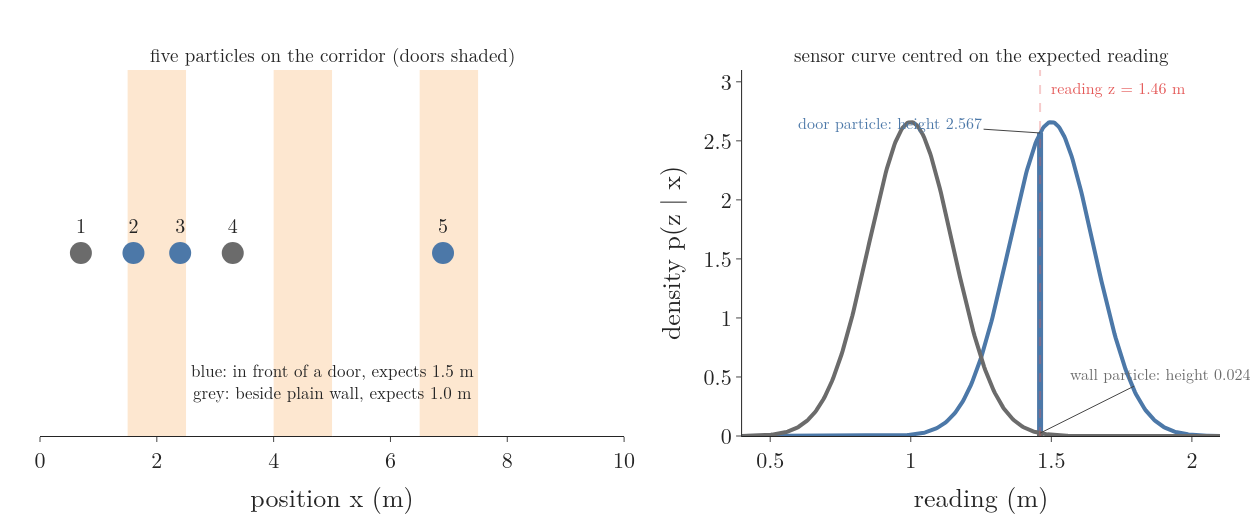

The Python source for this figure:
"""Weighing five particles by the first reading z = 1.46 m. A particle in front of a door expects 1.5 m, one beside
plain wall expects 1.0 m. Its weight is the height of the sensor's normal curve (sd 0.15 m), centred on the reading
it expects, at the reading we got: 2.567 for a door particle, 0.024 for a wall particle.
Run: python weight_by_hand.py -> weight_by_hand.png"""
from pathlib import Path

import numpy as np
import plotly.graph_objects as go
from plotly.subplots import make_subplots
from gifkit import BLUE, FONT, GREY, ORANGE, RED
from pfsim import DOORS, SIGMA_Z, h, likelihood

here = Path(__file__).parent
P = np.array([0.7, 1.6, 2.4, 3.3, 6.9])
Z1 = 1.46
lik = likelihood(Z1, P)
w = lik / lik.sum()
assert np.allclose(lik.round(3), [0.024, 2.567, 2.567, 0.024, 2.567]) and np.allclose(w.round(4), [0.0031, 0.3313, 0.3313, 0.0031, 0.3313])

fig = make_subplots(rows=1, cols=2, column_widths=[0.55, 0.45], horizontal_spacing=0.1,
                    subplot_titles=["five particles on the corridor (doors shaded)",
                                    "sensor curve centred on the expected reading"])
for a, b in DOORS:
    fig.add_shape(type="rect", x0=a, x1=b, y0=0, y1=1, fillcolor=ORANGE, opacity=0.2, line_width=0, layer="below", row=1, col=1)
cols = [BLUE if h(np.array([p]))[0] == 1.5 else GREY for p in P]
fig.add_trace(go.Scatter(x=P, y=[0.5] * 5, mode="markers+text", marker=dict(size=22, color=cols),
                         text=[str(i + 1) for i in range(5)], textposition="top center",
                         textfont=dict(size=20)), row=1, col=1)
fig.add_annotation(x=5, y=0.15, text="blue: in front of a door, expects 1.5 m<br>grey: beside plain wall, expects 1.0 m",
                   showarrow=False, font=dict(size=17), row=1, col=1)
zz = np.linspace(0.4, 2.1, 400)
for mu, c, name in ((1.5, BLUE, "door particle"), (1.0, GREY, "wall particle")):
    fig.add_trace(go.Scatter(x=zz, y=np.exp(-0.5 * ((zz - mu) / SIGMA_Z) ** 2) / (SIGMA_Z * np.sqrt(2 * np.pi)),
                             mode="lines", line=dict(color=c, width=4)), row=1, col=2)
    val = np.exp(-0.5 * ((Z1 - mu) / SIGMA_Z) ** 2) / (SIGMA_Z * np.sqrt(2 * np.pi))
    fig.add_trace(go.Scatter(x=[Z1, Z1], y=[0, val], mode="lines", line=dict(color=c, width=6)), row=1, col=2)
    fig.add_annotation(x=Z1, y=val, text=f"{name}: height {val:.3f}", showarrow=True, ax=-150 if mu == 1.5 else 120,
                       ay=-10 if mu == 1.5 else -60, font=dict(size=16, color=c), row=1, col=2)
fig.add_vline(x=Z1, line=dict(color=RED, width=2, dash="dash"), row=1, col=2)
fig.add_annotation(x=Z1 + 0.03, y=2.95, xanchor="left", text="reading z = 1.46 m", showarrow=False, font=dict(size=16, color=RED), row=1, col=2)
fig.update_xaxes(title="position x (m)", range=[0, 10], dtick=2, row=1, col=1)
fig.update_yaxes(visible=False, range=[0, 1], row=1, col=1)
fig.update_xaxes(title="reading (m)", range=[0.4, 2.1], row=1, col=2)
fig.update_yaxes(title="density p(z | x)", range=[0, 3.1], row=1, col=2)
fig.update_layout(template="simple_white", font=FONT, width=1250, height=520, showlegend=False,
                  margin=dict(l=40, r=30, t=70, b=60))
fig.update_annotations(selector=dict(yref="paper"), font_size=19)
fig.write_image(here / "weight_by_hand.png")
